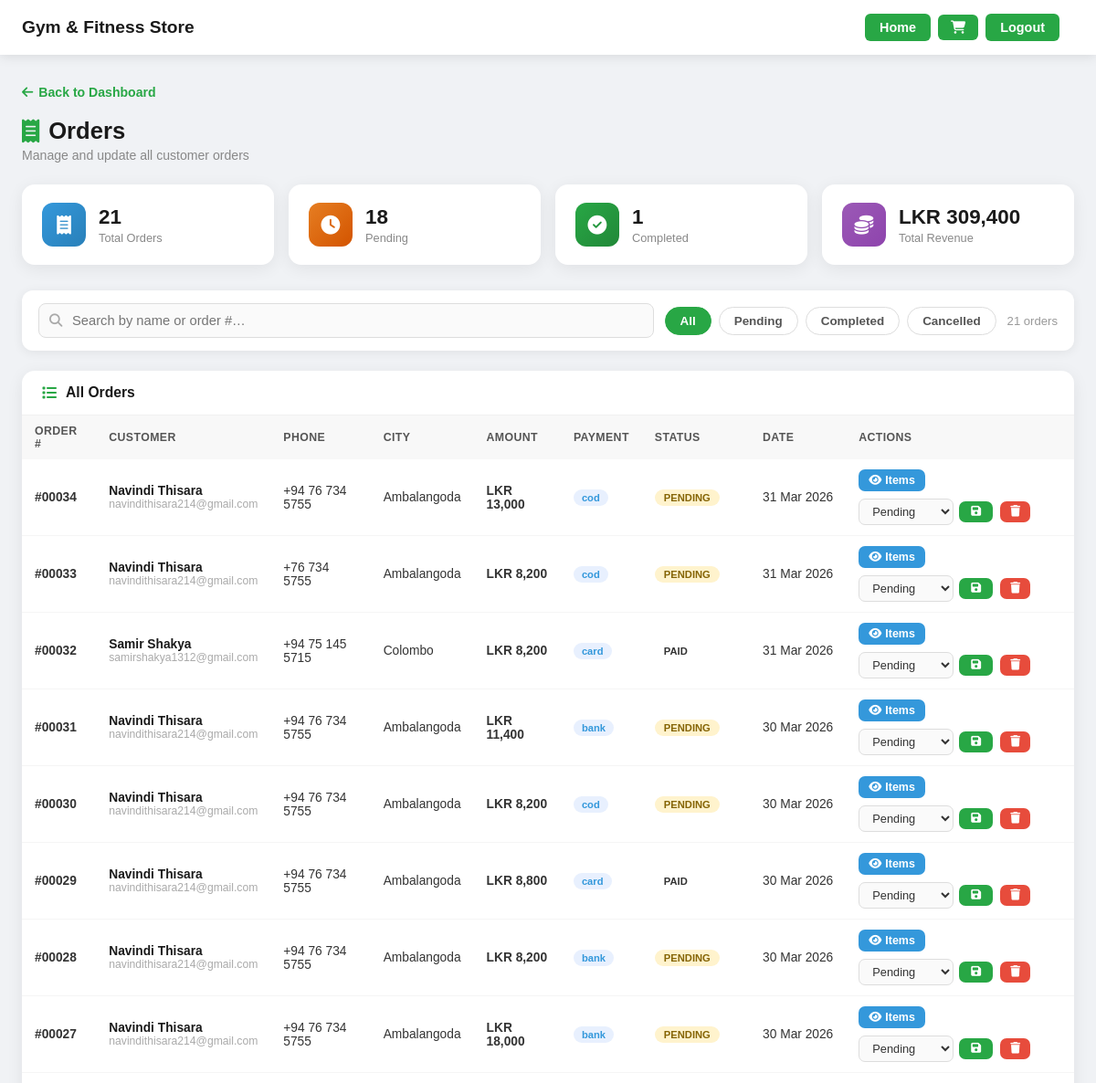
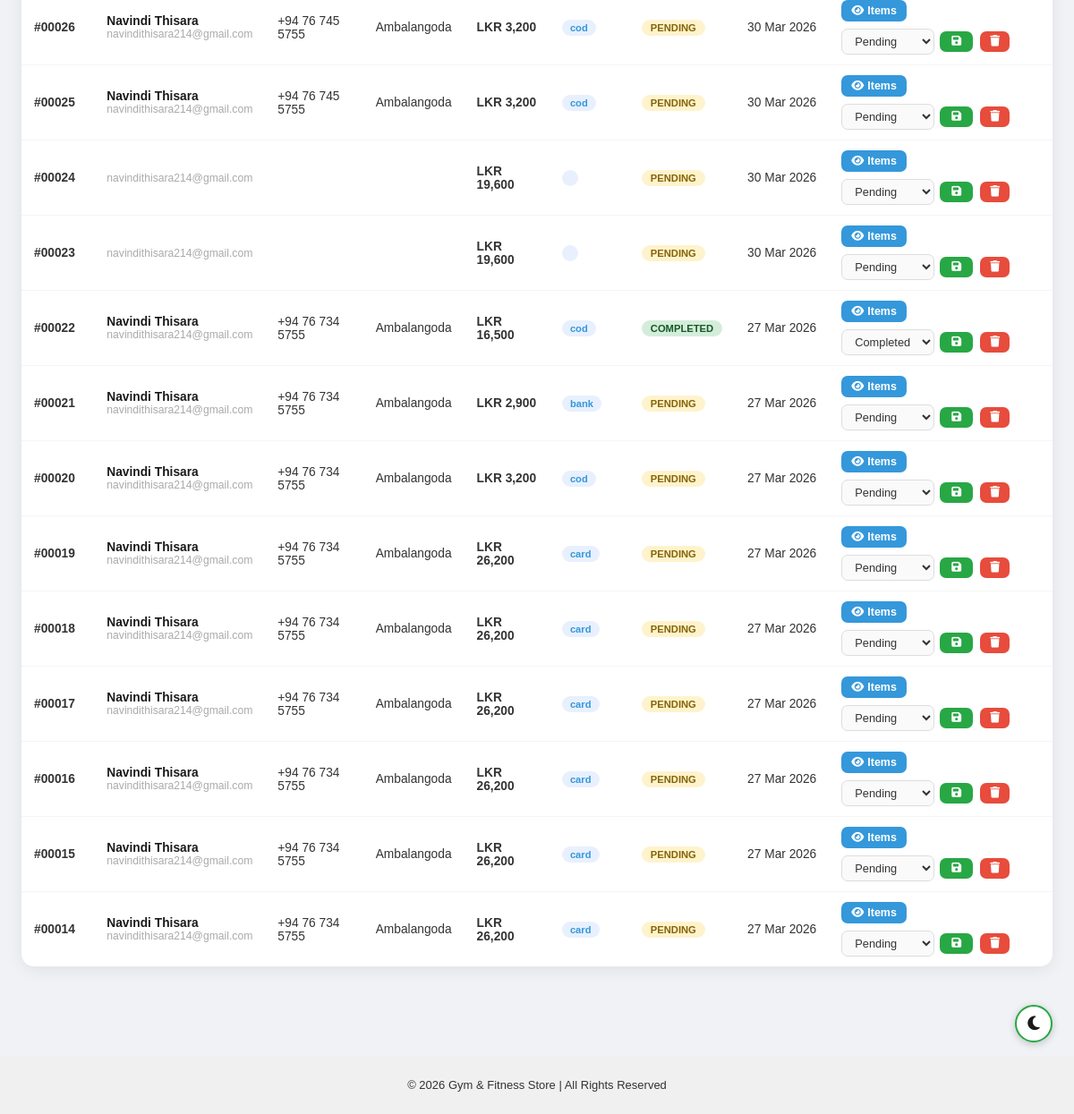
The app's page /admin/orders.php (signed in) with its own data (2 pictures, top to bottom).
### tables this page shows
CREATE TABLE `orders` (
  `id` int(11) NOT NULL,
  `user_id` int(11) NOT NULL,
  `quantity` int(11) NOT NULL,
  `status` varchar(50) NOT NULL DEFAULT 'Paid',
  `created_at` timestamp NOT NULL DEFAULT current_timestamp(),
  `full_name` varchar(255) NOT NULL,
  `email` varchar(255) NOT NULL,
  `address` text NOT NULL,
  `phone` varchar(20) NOT NULL,
  `city` varchar(100) NOT NULL,
  `postal` varchar(20) NOT NULL,
  `payment_method` varchar(50) NOT NULL DEFAULT 'COD',
  `total_amount` decimal(10,2) NOT NULL DEFAULT 0.00
);

CREATE TABLE `users` (
  `id` int(11) NOT NULL,
  `name` varchar(100) NOT NULL,
  `email` varchar(100) NOT NULL,
  `password` varchar(255) NOT NULL,
  `role` enum('user','admin') DEFAULT 'user'
);

### admin/orders.php (the view, shortened to what this page needs)
<?php
include("../config/db.php");
$statusFilter  = $_GET['status'] ?? 'all';
$where = [];
$whereSQL = $where ? "WHERE ".implode(" AND ", $where) : "";
$orders = $conn->query("SELECT o.*, u.name as uname, u.email as uemail
                         FROM orders o
                         JOIN users u ON o.user_id = u.id
                         $whereSQL
                         ORDER BY o.created_at DESC");
$totalOrders    = $conn->query("SELECT COUNT(*) as c FROM orders")->fetch_assoc()['c'];
$pendingOrders  = $conn->query("SELECT COUNT(*) as c FROM orders WHERE status='Pending'")->fetch_assoc()['c'];
$completedOrders= $conn->query("SELECT COUNT(*) as c FROM orders WHERE status='Completed'")->fetch_assoc()['c'];
$totalRevenue   = $conn->query("SELECT SUM(total_amount) as s FROM orders")->fetch_assoc()['s'] ?? 0;
?>
<!DOCTYPE html>
<html lang="en">
<head>
<link rel="stylesheet" href="../assets/style.css">
<link rel="stylesheet" href="https://cdnjs.cloudflare.com/ajax/libs/font-awesome/6.5.1/css/all.min.css">
</head>
<body class="light-mode">
<?php include("../includes/header.php"); ?>
<div class="page-outer">
<div class="admin-wrap">
    <a href="dashboard.php" class="back-link"><i class="fa-solid fa-arrow-left"></i> Back to Dashboard</a>
    <h2 class="page-title"><i class="fa-solid fa-receipt"></i> Orders</h2>
    <p class="page-sub">Manage and update all customer orders</p>
    <div class="stats-grid">
        <div class="stat-card" style="animation-delay:0s">
            <div class="stat-icon blue"><i class="fa-solid fa-receipt"></i></div>
            <div class="stat-info"><h3><?= $totalOrders ?></h3><p>Total Orders</p></div>
        </div>
        <div class="stat-card" style="animation-delay:0.07s">
            <div class="stat-icon orange"><i class="fa-solid fa-clock"></i></div>
            <div class="stat-info"><h3><?= $pendingOrders ?></h3><p>Pending</p></div>
        </div>
        <div class="stat-card" style="animation-delay:0.14s">
            <div class="stat-icon green"><i class="fa-solid fa-circle-check"></i></div>
            <div class="stat-info"><h3><?= $completedOrders ?></h3><p>Completed</p></div>
        </div>
        <div class="stat-card" style="animation-delay:0.21s">
            <div class="stat-icon purple"><i class="fa-solid fa-coins"></i></div>
            <div class="stat-info"><h3>LKR <?= number_format((float)$totalRevenue, 0) ?></h3><p>Total Revenue</p></div>
        </div>
    </div>
    <div class="filter-bar">
        <div class="search-wrap">
            <i class="fa-solid fa-magnifying-glass"></i>
            <input type="text" id="searchInput" placeholder="Search by name or order #…" oninput="filterOrders()">
        </div>
        <div class="status-tabs">
            <button class="tab-btn <?= $statusFilter==='all'?'active':'' ?>"       onclick="setStatus('all',this)">All</button>
            <button class="tab-btn pending-tab   <?= $statusFilter==='Pending'?'active':'' ?>"   onclick="setStatus('Pending',this)">Pending</button>
            <button class="tab-btn completed-tab <?= $statusFilter==='Completed'?'active':'' ?>" onclick="setStatus('Completed',this)">Completed</button>
            <button class="tab-btn cancelled-tab <?= $statusFilter==='Cancelled'?'active':'' ?>" onclick="setStatus('Cancelled',this)">Cancelled</button>
        </div>
        <span class="results-count" id="resultsCount"></span>
    </div>
    <div class="section-card">
        <div class="section-card-header">
            <i class="fa-solid fa-list"></i>
            <h3>All Orders</h3>
        </div>
        <table>
            <thead>
                <tr>
                    <th>Order #</th>
                    <th>Customer</th>
                    <th>Phone</th>
                    <th>City</th>
                    <th>Amount</th>
                    <th>Payment</th>
                    <th>Status</th>
                    <th>Date</th>
                    <th>Actions</th>
                </tr>
            </thead>
            <tbody id="ordersBody">
            <?php if($orders && $orders->num_rows > 0):
                while($o = $orders->fetch_assoc()):
                    $statusLower = strtolower($o['status']);
            ?>
            <tr class="order-row"
                data-name="<?= strtolower(htmlspecialchars($o['full_name'])) ?>"
                data-user="<?= strtolower(htmlspecialchars($o['uname'])) ?>"
                data-id="<?= $o['id'] ?>"
                data-status="<?= $o['status'] ?>">
                <td><strong>#<?= str_pad($o['id'],5,'0',STR_PAD_LEFT) ?></strong></td>
                <td>
                    <div style="font-weight:600;color:#1a1a1a;"><?= htmlspecialchars($o['full_name']) ?></div>
                    <div style="font-size:0.76rem;color:#aaa;"><?= htmlspecialchars($o['uemail']) ?></div>
                </td>
                <td><?= htmlspecialchars($o['phone']) ?></td>
                <td><?= htmlspecialchars($o['city']) ?></td>
                <td><strong>LKR <?= number_format($o['total_amount'], 0) ?></strong></td>
                <td><span class="pay-badge"><?= htmlspecialchars($o['payment_method']) ?></span></td>
                <td><span class="status-badge <?= $statusLower ?>"><?= $o['status'] ?></span></td>
                <td style="white-space:nowrap;"><?= date('d M Y', strtotime($o['created_at'])) ?></td>
                <td>
                    <div class="order-actions">
                        <button class="btn-view" onclick="viewOrder(<?= $o['id'] ?>)">
                            <i class="fa-solid fa-eye"></i> Items
                        </button>
                        <form method="POST" style="display:flex;gap:6px;align-items:center;">
                            <select name="status" class="status-select">
                                <option value="Pending"   <?= $o['status']==='Pending'  ?'selected':'' ?>>Pending</option>
                                <option value="Completed" <?= $o['status']==='Completed'?'selected':'' ?>>Completed</option>
                            </select>
                            <button type="submit" name="update_status" class="btn-save">
                                <i class="fa-solid fa-floppy-disk"></i>
                            </button>
                        </form>
                        <a href="orders.php?delete=<?= $o['id'] ?>" class="btn-delete"
                           onclick="return confirm('Delete order #<?= str_pad($o['id'],5,'0',STR_PAD_LEFT) ?>?')">
                            <i class="fa-solid fa-trash"></i>
                        </a>
                    </div>
                </td>
            </tr>
            <?php endwhile; endif; ?>
            </tbody>
        </table>
    </div>
</div>
<div class="mode-toggle-container">
    <button id="mode-toggle" title="Toggle Light/Dark Mode">
        <i class="fa-solid fa-moon"></i>
    </button>
</div>
</div>
<?php include("../includes/footer.php"); ?>
</body>
</html>

### assets/style.css (style rules this page uses)
body, html { margin:0; padding:0; font-family: Arial, sans-serif; transition: background 0.3s, color 0.3s; }
a { text-decoration:none; }
button { cursor:pointer; }
body.light-mode { background:#f4f4f4; color:#222; }

### records on screen
orders: id "00034", full_name "Navindi Thisara", user.email "navindithisara214@gmail.com", phone "+94 76 734 5755", city "Ambalangoda", total_amount "13,000", payment_method "cod", status "PENDING", created_at "31 Mar 2026", status "Pending"
orders: id "00033", full_name "Navindi Thisara", user.email "navindithisara214@gmail.com", phone "+76 734 5755", city "Ambalangoda", total_amount "8,200", payment_method "cod", status "PENDING", created_at "31 Mar 2026", status "Pending"
orders: id "00032", full_name "Samir Shakya", user.email "samirshakya1312@gmail.com", phone "+94 75 145 5715", city "Colombo", total_amount "8,200", payment_method "card", status "PAID", created_at "31 Mar 2026"
orders: id "00031", full_name "Navindi Thisara", user.email "navindithisara214@gmail.com", phone "+94 76 734 5755", city "Ambalangoda", total_amount "11,400", payment_method "bank", status "PENDING", created_at "30 Mar 2026", status "Pending"
orders: id "00030", full_name "Navindi Thisara", user.email "navindithisara214@gmail.com", phone "+94 76 734 5755", city "Ambalangoda", total_amount "8,200", payment_method "cod", status "PENDING", created_at "30 Mar 2026", status "Pending"
orders: id "00029", full_name "Navindi Thisara", user.email "navindithisara214@gmail.com", phone "+94 76 734 5755", city "Ambalangoda", total_amount "8,800", payment_method "card", status "PAID", created_at "30 Mar 2026"
orders: id "00028", full_name "Navindi Thisara", user.email "navindithisara214@gmail.com", phone "+94 76 734 5755", city "Ambalangoda", total_amount "8,200", payment_method "bank", status "PENDING", created_at "30 Mar 2026", status "Pending"
orders: id "00027", full_name "Navindi Thisara", user.email "navindithisara214@gmail.com", phone "+94 76 734 5755", city "Ambalangoda", total_amount "18,000", payment_method "bank", status "PENDING", created_at "30 Mar 2026", status "Pending"
orders: id "00026", full_name "Navindi Thisara", user.email "navindithisara214@gmail.com", phone "+94 76 745 5755", city "Ambalangoda", total_amount "3,200", payment_method "cod", status "PENDING", created_at "30 Mar 2026", status "Pending"
orders: id "00025", full_name "Navindi Thisara", user.email "navindithisara214@gmail.com", phone "+94 76 745 5755", city "Ambalangoda", total_amount "3,200", payment_method "cod", status "PENDING", created_at "30 Mar 2026", status "Pending"
orders: id "00024", user.email "navindithisara214@gmail.com", total_amount "19,600", status "PENDING", created_at "30 Mar 2026", status "Pending"
orders: id "00023", user.email "navindithisara214@gmail.com", total_amount "19,600", status "PENDING", created_at "30 Mar 2026", status "Pending"
orders: id "00022", full_name "Navindi Thisara", user.email "navindithisara214@gmail.com", phone "+94 76 734 5755", city "Ambalangoda", total_amount "16,500", payment_method "cod", status "COMPLETED", created_at "27 Mar 2026", status "Completed"
orders: id "00021", full_name "Navindi Thisara", user.email "navindithisara214@gmail.com", phone "+94 76 734 5755", city "Ambalangoda", total_amount "2,900", payment_method "bank", status "PENDING", created_at "27 Mar 2026", status "Pending"
orders: id "00020", full_name "Navindi Thisara", user.email "navindithisara214@gmail.com", phone "+94 76 734 5755", city "Ambalangoda", total_amount "3,200", payment_method "cod", status "PENDING", created_at "27 Mar 2026", status "Pending"
orders: id "00019", full_name "Navindi Thisara", user.email "navindithisara214@gmail.com", phone "+94 76 734 5755", city "Ambalangoda", total_amount "26,200", payment_method "card", status "PENDING", created_at "27 Mar 2026", status "Pending"
orders: id "00018", full_name "Navindi Thisara", user.email "navindithisara214@gmail.com", phone "+94 76 734 5755", city "Ambalangoda", total_amount "26,200", payment_method "card", status "PENDING", created_at "27 Mar 2026", status "Pending"
orders: id "00017", full_name "Navindi Thisara", user.email "navindithisara214@gmail.com", phone "+94 76 734 5755", city "Ambalangoda", total_amount "26,200", payment_method "card", status "PENDING", created_at "27 Mar 2026", status "Pending"
orders: id "00016", full_name "Navindi Thisara", user.email "navindithisara214@gmail.com", phone "+94 76 734 5755", city "Ambalangoda", total_amount "26,200", payment_method "card", status "PENDING", created_at "27 Mar 2026", status "Pending"
orders: id "00015", full_name "Navindi Thisara", user.email "navindithisara214@gmail.com", phone "+94 76 734 5755", city "Ambalangoda", total_amount "26,200", payment_method "card", status "PENDING", created_at "27 Mar 2026", status "Pending"
orders: id "00014", full_name "Navindi Thisara", user.email "navindithisara214@gmail.com", phone "+94 76 734 5755", city "Ambalangoda", total_amount "26,200", payment_method "card", status "PENDING", created_at "27 Mar 2026", status "Pending"

### other values on screen
$totalOrders "21"
$pendingOrders "18"
$completedOrders "1"
$totalRevenue "309,400"
